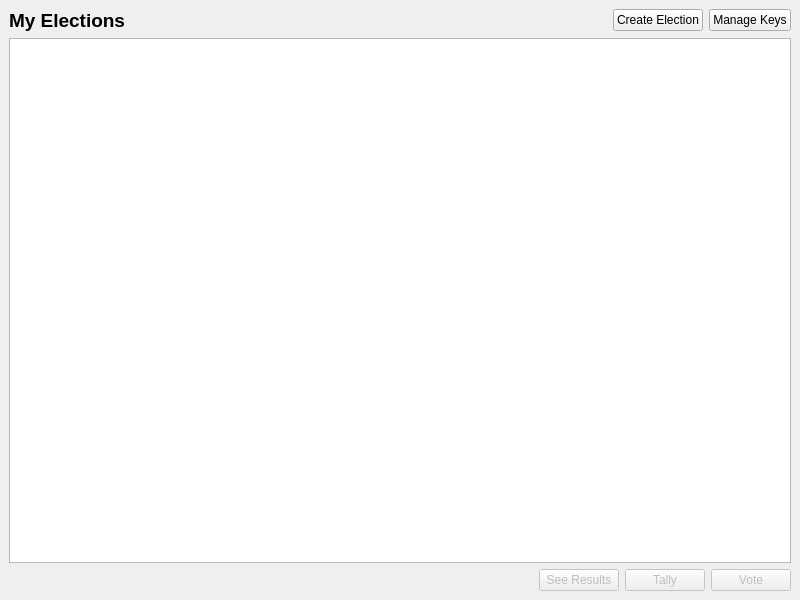
<?xml version="1.0" encoding="UTF-8"?>
<ui version="4.0">
 <class>MainWindow</class>
 <widget class="QMainWindow" name="MainWindow">
  <property name="geometry">
   <rect>
    <x>0</x>
    <y>0</y>
    <width>800</width>
    <height>600</height>
   </rect>
  </property>
  <property name="windowTitle">
   <string>Bitvoting</string>
  </property>
  <widget class="QWidget" name="centralwidget">
   <layout class="QGridLayout" name="gridLayout">
    <item row="0" column="0">
     <layout class="QVBoxLayout" name="verticalLayout">
      <item>
       <layout class="QHBoxLayout" name="horizontalLayout">
        <item>
         <widget class="QLabel" name="label">
          <property name="font">
           <font>
            <pointsize>14</pointsize>
            <weight>75</weight>
            <bold>true</bold>
           </font>
          </property>
          <property name="text">
           <string>My Elections</string>
          </property>
         </widget>
        </item>
        <item>
         <spacer name="horizontalSpacer_2">
          <property name="orientation">
           <enum>Qt::Horizontal</enum>
          </property>
          <property name="sizeHint" stdset="0">
           <size>
            <width>40</width>
            <height>20</height>
           </size>
          </property>
         </spacer>
        </item>
        <item>
         <widget class="QPushButton" name="btnElection">
          <property name="text">
           <string>Create Election</string>
          </property>
         </widget>
        </item>
        <item>
         <widget class="QPushButton" name="btnKeys">
          <property name="text">
           <string>Manage Keys</string>
          </property>
         </widget>
        </item>
       </layout>
      </item>
      <item>
       <widget class="QTableView" name="tbElections">
        <property name="editTriggers">
         <set>QAbstractItemView::NoEditTriggers</set>
        </property>
        <property name="selectionMode">
         <enum>QAbstractItemView::SingleSelection</enum>
        </property>
        <property name="selectionBehavior">
         <enum>QAbstractItemView::SelectRows</enum>
        </property>
        <property name="showGrid">
         <bool>false</bool>
        </property>
        <property name="sortingEnabled">
         <bool>true</bool>
        </property>
        <property name="wordWrap">
         <bool>false</bool>
        </property>
        <attribute name="verticalHeaderVisible">
         <bool>false</bool>
        </attribute>
       </widget>
      </item>
     </layout>
    </item>
    <item row="1" column="0">
     <layout class="QHBoxLayout" name="horizontalLayout_2">
      <item>
       <spacer name="horizontalSpacer">
        <property name="orientation">
         <enum>Qt::Horizontal</enum>
        </property>
        <property name="sizeHint" stdset="0">
         <size>
          <width>40</width>
          <height>20</height>
         </size>
        </property>
       </spacer>
      </item>
      <item>
       <widget class="QPushButton" name="btnResults">
        <property name="enabled">
         <bool>false</bool>
        </property>
        <property name="text">
         <string>See Results</string>
        </property>
       </widget>
      </item>
      <item>
       <widget class="QPushButton" name="btnTally">
        <property name="enabled">
         <bool>false</bool>
        </property>
        <property name="text">
         <string>Tally</string>
        </property>
       </widget>
      </item>
      <item>
       <widget class="QPushButton" name="btnVote">
        <property name="enabled">
         <bool>false</bool>
        </property>
        <property name="text">
         <string>Vote</string>
        </property>
       </widget>
      </item>
     </layout>
    </item>
   </layout>
  </widget>
 </widget>
 <resources/>
 <connections/>
</ui>
